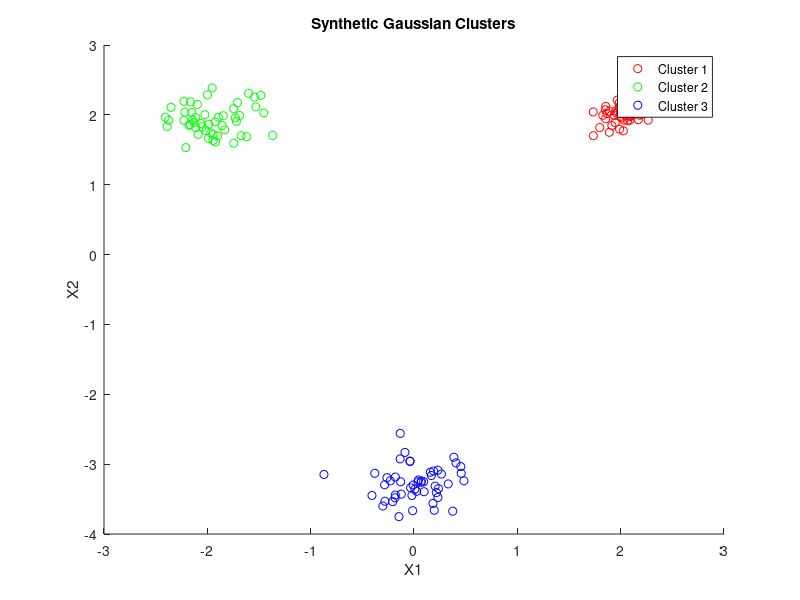

The MATLAB source for this figure: (Note: this script raises an error after producing the figure.)
% Parameters for synthetic data generation
mu1 = [2; 2];
mu2 = [-2; 2];
mu3 = [0; -3.25];

Sigma1 = 0.02 * eye(2);
Sigma2 = 0.05 * eye(2);
Sigma3 = 0.07 * eye(2);

numPoints = 50; % Number of points per cluster

% Generate data for each cluster
rng('default'); % For reproducibility
cluster1 = mvnrnd(mu1, Sigma1, numPoints);
cluster2 = mvnrnd(mu2, Sigma2, numPoints);
cluster3 = mvnrnd(mu3, Sigma3, numPoints);

% Combine all clusters
data = [cluster1; cluster2; cluster3];

% Scatter plot of generated Gaussian data
figure;
scatter(cluster1(:,1), cluster1(:,2), 'r'); hold on;
scatter(cluster2(:,1), cluster2(:,2), 'g');
scatter(cluster3(:,1), cluster3(:,2), 'b');
title('Synthetic Gaussian Clusters');
xlabel('X1');
ylabel('X2');
legend('Cluster 1', 'Cluster 2', 'Cluster 3');
hold off;

k = 3;
threshold = 1e-4;

initial_means_1 = [3, 3; -4, -1; 2, -4];
initial_means_2 = [-0.14,2.61;3.15,-0.84;-3.28,-1.58];

[cluster_assignments_1, means_1] = kmeans_clustering(data, k, initial_means_1, threshold);
plot_clusters(data,cluster_assignments_1,means_1,k);
[cluster_assignments_2, means_2] = kmeans_clustering(data, k, initial_means_2, threshold);
plot_clusters(data,cluster_assignments_2,means_2,k);

num_trials = 10;

% Store WCSS for each trial
wcss_values = zeros(num_trials, 1);
all_cluster_assignments = cell(num_trials, 1);
all_means = cell(num_trials, 1);

% Run k-means for multiple initializations
for trial = 1:num_trials
    % Random initialization of means
    initial_means = min(data) + (max(data) - min(data)) .* rand(k, size(data, 2));
    
    % Perform k-means clustering
    [cluster_assignments, means] = kmeans_clustering(data, k, initial_means, threshold);
    
    % Compute WCSS for this clustering
    wcss_values(trial) = compute_wcss(data, cluster_assignments, means);
    
    % Store results
    all_cluster_assignments{trial} = cluster_assignments;
    all_means{trial} = means;
end

% Find the best trial with the minimum WCSS
[~, best_trial] = min(wcss_values);
best_cluster_assignments = all_cluster_assignments{best_trial};
best_means = all_means{best_trial};

% Report WCSS values for each trial
disp('WCSS values for each trial:');
disp(wcss_values');

% Report the best WCSS value
disp(['Best WCSS value: ', num2str(wcss_values(best_trial))]);

% Plot best clustering
plot_clusters(data, best_cluster_assignments, best_means, k);

% Range of k values to test
Krange = 2:10;
num_trials = 10;
threshold = 1e-4;

% Store WCSS for each k
best_wcss = zeros(length(Krange), 1);

% Loop over each k value in Krange
for idx = 1:length(Krange)
    k = Krange(idx);
    
    % Store WCSS for each trial
    wcss_trials = zeros(num_trials, 1);
    
    % Run k-means for multiple initializations
    for trial = 1:num_trials
        % Random initialization of means
        initial_means = min(data) + (max(data) - min(data)) .* rand(k, size(data, 2));
        
        % Perform k-means clustering
        [cluster_assignments, means] = kmeans_clustering(data, k, initial_means, threshold);
        
        % Compute WCSS for this clustering
        wcss_trials(trial) = compute_wcss(data, cluster_assignments, means);
    end
    
    % Store the best WCSS for this k
    best_wcss(idx) = min(wcss_trials);
end

% Plot WCSS values against k
figure;
plot(Krange, best_wcss, '-o', 'LineWidth', 2);
title('WCSS vs. Number of Clusters (k)');
xlabel('Number of Clusters (k)');
ylabel('WCSS');
grid on;

% Read NBA data from the uploaded file
filename = 'NBA_stats_2018_2019.xlsx';
nba_data = readtable(filename, 'VariableNamingRule', 'preserve');
% Extract Points Per Game (PPG) and Minutes Per Game (MPG) columns
PPG = nba_data.PPG; % Assume the column name is 'PPG'
MPG = nba_data.MPG; % Assume the column name is 'MPG'

% Form a 2D dataset from PPG and MPG
data = [MPG, PPG];

% Scatter plot of PPG vs. MPG
figure;
scatter(MPG, PPG, 'filled');
title('PPG vs. MPG for NBA Players (2018-2019)');
xlabel('Minutes Per Game (MPG)');
ylabel('Points Per Game (PPG)');
grid on;

% Parameters for k-means clustering
k = 10;
num_trials = 10;
threshold = 1e-4;

% Store WCSS for each trial
wcss_trials = zeros(num_trials, 1);
all_cluster_assignments = cell(num_trials, 1);
all_means = cell(num_trials, 1);

% Run k-means clustering with multiple random initializations
for trial = 1:num_trials
    % Random initialization of means
    initial_means = min(data) + (max(data) - min(data)) .* rand(k, size(data, 2));
    
    % Perform k-means clustering
    [cluster_assignments, means] = kmeans_clustering(data, k, initial_means, threshold);
    
    % Compute WCSS for this clustering
    wcss_trials(trial) = compute_wcss(data, cluster_assignments, means);
    
    % Store results
    all_cluster_assignments{trial} = cluster_assignments;
    all_means{trial} = means;
end

% Find the best trial with the minimum WCSS
[~, best_trial] = min(wcss_trials);
best_cluster_assignments = all_cluster_assignments{best_trial};
best_means = all_means{best_trial};

% Plot best clustering result
figure;
colors = lines(k); % Get distinct colors for clusters
hold on;
for j = 1:k
    scatter(data(best_cluster_assignments == j, 1), data(best_cluster_assignments == j, 2), [], colors(j, :), 'filled');
end
scatter(best_means(:, 1), best_means(:, 2), 100, 'kx', 'LineWidth', 2); % Plot cluster centers
title('K-means Clustering of NBA Players (PPG vs. MPG)');
xlabel('Minutes Per Game (MPG)');
ylabel('Points Per Game (PPG)');
legend(arrayfun(@(x) ['Cluster ' num2str(x)], 1:k, 'UniformOutput', false), 'Location', 'Best'); % Removed 'Cluster Centers'
grid on;
hold off;



function [cluster_assignments, means] = kmeans_clustering(data, k, initial_means, threshold)

    % Initialize cluster means
    means = initial_means;

    % Variable to keep track of cluster assignments
    cluster_assignments = zeros(size(data, 1), 1);

    % K-means clustering algorithm
    converged = false;
    while ~converged
        % Step 1: Assign points to the nearest cluster center
        for i = 1:size(data, 1)
            distances = sum((data(i, :) - means) .^ 2, 2);
            [~, cluster_assignments(i)] = min(distances);
        end

        % Step 2: Update cluster means
        new_means = zeros(k, size(data, 2));
        for j = 1:k
            cluster_points = data(cluster_assignments == j, :);
            if ~isempty(cluster_points)
                new_means(j, :) = mean(cluster_points, 1);
            else
                new_means(j, :) = means(j, :); % Avoid empty cluster case
            end
        end

        % Check for convergence
        if max(abs(new_means - means), [], 'all') < threshold
            converged = true;
        end

        means = new_means; % Update means
    end
end

function wcss = compute_wcss(data, cluster_assignments, means)
    wcss = 0;
    for j = 1:max(cluster_assignments)
        cluster_points = data(cluster_assignments == j, :);
        wcss = wcss + sum(sum((cluster_points - means(j, :)) .^ 2));
    end
end

% Function to plot clusters
function plot_clusters(data, cluster_assignments, means, k)
    figure;
    colors = {'r', 'g', 'b'};
    hold on;
    for j = 1:k
        scatter(data(cluster_assignments == j, 1), data(cluster_assignments == j, 2), colors{j});
    end
    scatter(means(:, 1), means(:, 2), 100, 'kx', 'LineWidth', 2);
    title('Best K-means Clustering Result');
    xlabel('X1');
    ylabel('X2');
    legend('Cluster 1', 'Cluster 2', 'Cluster 3', 'Cluster Centers');
    hold off;
end
